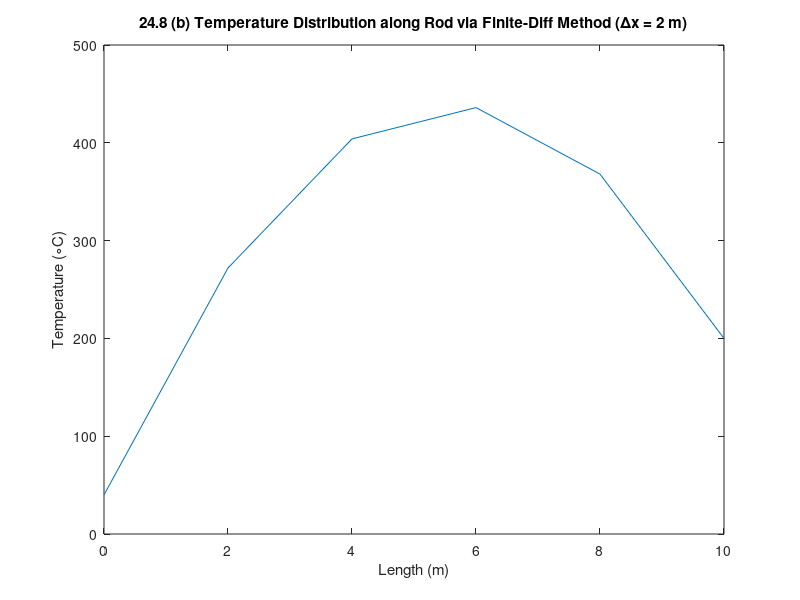

Reproduce this figure in MATLAB.
% bvp.m  - A file to compute the solution to a second-order boundary value
% problem.
% this code assumes that the bvp takes the form
%
%               D * d^2c/dx^2 - alpha * c = 0
%
% this kind of problem occurs in all kinds of science and engineering
% applications.  examples include contiminant transport in soils,
% atmosphere-soil gas transport, chromatography, etc.  often both
% a "convection" term would also be included in the
% transport equation, depending upon the application.  for now, we will
% examine only diffusion and reaction with Dirichlet (specified 
% concentration) boundary conditions.
%
% the discretization of this problem is simple.  starting with the
% governing equation, substitute the centered-difference algebraic 
% approximation of the second-order derivative.
%
%      D (c(i-1)- 2 c(i) + c(i+1))/(deltx^2) - alpha * c(i)  = 0 
%
% (where here D is the diffusion coefficient, c is the concentration,
% alpha is the reaction rate coefficient, and deltx is the grid spacing). 
%
% Putting this in linear form (i.e., combining terms) gives
%
%         -c(i-1) + (2+alpha*deltx^2/D)* c(i) - c(i+1) = 0
%
% this represents our "recurrence relation" for constructing the matrix
% of equations that represents the algebraic decompostion of the original 
% differential equation.
%
% for the recurrence relation, we multiplied through by -1; the reason for this is that we would
% like the center term to be positive (so it will be positive when we finish
% inverting the matrix).  
%
% the first and last rows of the matrix are a little different...  For the 
% first row we get
%
%        -c(1) + (2+alpha*deltx^2/D)* c(2) - c(3) = 0
%
% however, because c(1) is known (it is the left-hand-side boundary
% condition), then we need to put it on the right-hand side of the equation
%
%           (2+alpha*deltx^2/D)* c(2) - c(3) = c(1)
%
% similarly, for the last row:
%
%         -c(n-2) + (2+alpha*deltx^2/D) * c(n-1)  = c(n)
%
% now, with this information in hand, we can see that our linear system
% looks like:
%
%            M . x  =   b
%
% where M is a tri-diagonal matrix (n-2 by n-2), x is the vector of n-2
% unknowns, and b is the vector of sources (the right-hand side).
%
% except for the first and last rows of this matrix, every row looks
% like
%
% .... 0    0     -1     (2+alpha*deltx^2/D)      -1      0     0 ....
%
% and, the vector of the right hand side looks like  
%
%              b=[c(1)  0   0   ... 0   0    c(n)]'
%
% one last thing... about notation.  we have np segments, with n = np+1
% nodes.  but, we only need to compute the values for the *interior* nodes;
% we already know the values on the boundaries.  so, here is how we will
% number the nodes.  for 5 partitions (6 nodes total) the numbering will be
%
%   |-----|-----|-----|-----|-----|-----|
%   1     2     3     4     5     6     7
%         1     2   ....         nm        <--- Position in array stored in MATLAB
%
% where nm is the dimension of the matrix.  For a 7 node problem, the
% arrays would look like
%
%
%   |f1     g1      0       0       0||x1|        |b1|
%   |e2     f2      g2      0       0||x2|        |b2|
%   |0      e3      f3      g3      0||x3|   =    |b3|
%   |0      0       e4      f4     g4||x4|        |b4|
%   |0      0       0       e5     f5||x5|        |b5|
%
%
% so, let's make the matrix.  here goes...
%
%
f_x = 25; % deg C/m^2, heat source
L = 10; % domain length in meters
T0 = 40; % deg C, the left-hand side boundary condition
Tn = 200; % deg C, the right-hand side boundary condition
np = 5  % number of partitions
n = np + 1 % number of nodes
nm = n - 2 % number of *internal* nodes
dx = L / np % size of partitions, in m
dx2 = dx * dx; % square the size once so you don't have to do it again!
M = zeros(nm, nm); % initialize the array
b = zeros(nm, 1); % initialize the b column vector; remember, this vector is an nm x 1 array in MATLAB
%
M(1, 1) = dx; % the first row is special
M(1, 2) = -1; % the first row is special
%
M(nm, nm-1) = -1; % so is the last row
M(nm, nm) = dx; % so is the last row
%
b(1) = f_x * dx2 + T0; % first value in the b vector
b(nm) = f_x * dx2 + Tn; % last value in the b vector; the rest are zeros
b(2:nm-1) = f_x * dx2;
%
% now make a nice loop to fill in the rest...
for k=2:1:nm-1 % loop over the rows of the array (nm x nm)
    M(k, k-1) = -1; % set the subdiagonal value
    M(k, k) = dx; % set the diagonal value 
    M(k, k+1) = -1; % set the subdiagonal value
end
disp(M)
disp(b)
%
c = M \ b % solve the system of equations using MATLAB's built-in solver
% NOTE: The backslash notation is a *second* way of inverting M (instead of
% inv(M))!
% 
% Now, make a new array that also includes the boundary concentrations for
% plotting purposes.
% I will do this by making a new, bigger array, and puttin the two
% BCs in the first and last position.  Then I will fill in the rest of the array
% with the solution values.
%
c2 = zeros(n, 1); % initialize the vector
c2(1) = T0; % set the left boundary value
c2(n) = Tn; % set the right boundary value
for k = 2:1:n-1 % loop over the rest of the values in the vector
    c2(k) = c(k-1); % fill the vector with the correct value from c
end
%
%display(c2)
xx = linspace(0, L, n); % make n evenly-spaced node location values between 0 and L

figure();
plot(xx, c2);
hold on;
title('24.8 (b) Temperature Distribution along Rod via Finite-Diff Method (\Deltax = 2 m)');
xlabel('Length (m)');
ylabel('Temperature (\circC)');
hold off;
%
% we wasted lots of space by filling in the array with a bunch of zeros.
% plus we relied on MATLAB's built in array inverting capabilities, which
% is totally wussy.  Later, we will use our own routine to do the inversion!
%
